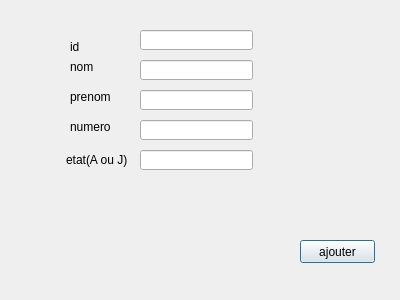
<?xml version="1.0" encoding="UTF-8"?>
<ui version="4.0">
 <class>AA</class>
 <widget class="QDialog" name="AA">
  <property name="geometry">
   <rect>
    <x>0</x>
    <y>0</y>
    <width>400</width>
    <height>300</height>
   </rect>
  </property>
  <property name="windowTitle">
   <string>Dialog</string>
  </property>
  <widget class="QLabel" name="label_2">
   <property name="geometry">
    <rect>
     <x>70</x>
     <y>60</y>
     <width>47</width>
     <height>14</height>
    </rect>
   </property>
   <property name="text">
    <string>nom</string>
   </property>
  </widget>
  <widget class="QLabel" name="label_3">
   <property name="geometry">
    <rect>
     <x>70</x>
     <y>90</y>
     <width>47</width>
     <height>14</height>
    </rect>
   </property>
   <property name="text">
    <string>prenom</string>
   </property>
  </widget>
  <widget class="QLabel" name="label_4">
   <property name="geometry">
    <rect>
     <x>70</x>
     <y>120</y>
     <width>47</width>
     <height>14</height>
    </rect>
   </property>
   <property name="text">
    <string>numero</string>
   </property>
  </widget>
  <widget class="QLabel" name="label_5">
   <property name="geometry">
    <rect>
     <x>66</x>
     <y>150</y>
     <width>61</width>
     <height>20</height>
    </rect>
   </property>
   <property name="text">
    <string>etat(A ou J)</string>
   </property>
  </widget>
  <widget class="QLineEdit" name="le_id">
   <property name="geometry">
    <rect>
     <x>140</x>
     <y>30</y>
     <width>113</width>
     <height>20</height>
    </rect>
   </property>
  </widget>
  <widget class="QLineEdit" name="le_nom">
   <property name="geometry">
    <rect>
     <x>140</x>
     <y>60</y>
     <width>113</width>
     <height>20</height>
    </rect>
   </property>
  </widget>
  <widget class="QLineEdit" name="le_prenom">
   <property name="geometry">
    <rect>
     <x>140</x>
     <y>90</y>
     <width>113</width>
     <height>20</height>
    </rect>
   </property>
  </widget>
  <widget class="QLineEdit" name="le_numero">
   <property name="geometry">
    <rect>
     <x>140</x>
     <y>120</y>
     <width>113</width>
     <height>20</height>
    </rect>
   </property>
  </widget>
  <widget class="QLineEdit" name="le_etat">
   <property name="geometry">
    <rect>
     <x>140</x>
     <y>150</y>
     <width>113</width>
     <height>20</height>
    </rect>
   </property>
  </widget>
  <widget class="QLabel" name="label">
   <property name="geometry">
    <rect>
     <x>70</x>
     <y>40</y>
     <width>47</width>
     <height>14</height>
    </rect>
   </property>
   <property name="text">
    <string>id</string>
   </property>
  </widget>
  <widget class="QPushButton" name="pb_ajouter">
   <property name="geometry">
    <rect>
     <x>300</x>
     <y>240</y>
     <width>75</width>
     <height>23</height>
    </rect>
   </property>
   <property name="text">
    <string>ajouter</string>
   </property>
  </widget>
 </widget>
 <resources/>
 <connections/>
</ui>
